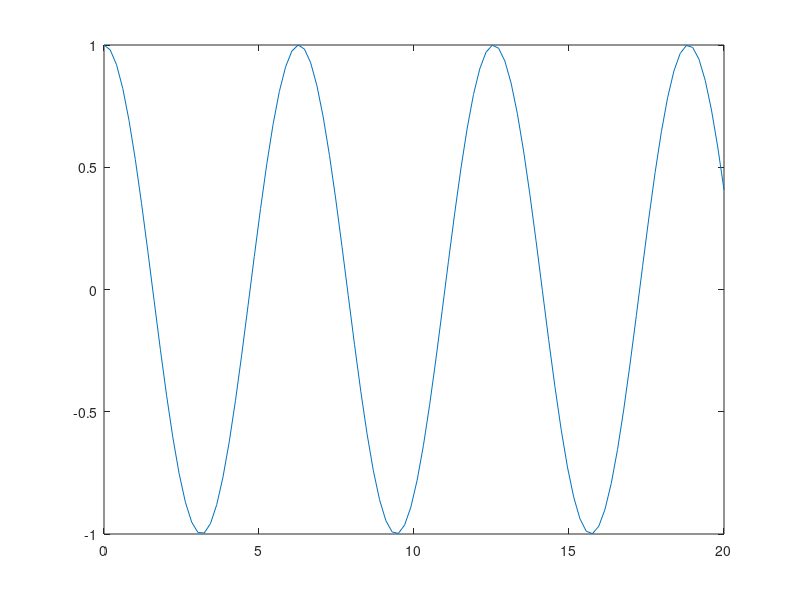

MATLAB code for this plot: (Note: this script raises an error after producing the figure.)
%=============================================================================
% Copyright (c) 2016-present Allan CORNET (Nelson)
%=============================================================================
% This file is part of the Nelson.
%=============================================================================
% LICENCE_BLOCK_BEGIN
% SPDX-License-Identifier: LGPL-3.0-or-later
% LICENCE_BLOCK_END
%=============================================================================
% <--ADV-CLI MODE-->
%=============================================================================
f = figure();
x = linspace(0, 20);
y = cos(x);
plot(x, y)
ax = gca();
assert_isequal(ax.XGrid, 'off');
grid on
assert_isequal(ax.XGrid, 'on');
%=============================================================================
f = figure();
x = linspace(0, 10);
y = sin(x);
plot(x, y);
ax = gca();
assert_isequal(ax.XMinorGrid, 'off');
grid on
grid minor
assert_isequal(ax.XMinorGrid, 'on');
grid minor
assert_isequal(ax.XMinorGrid, 'off');
%=============================================================================
